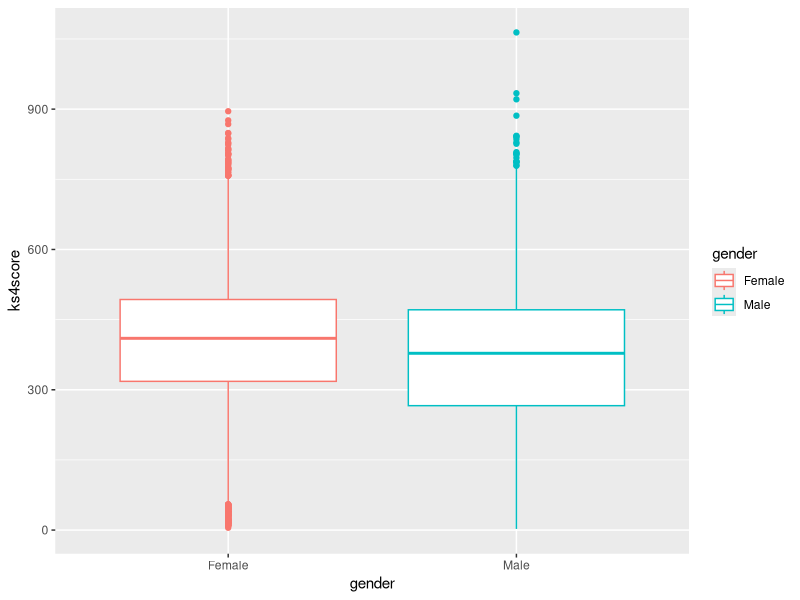
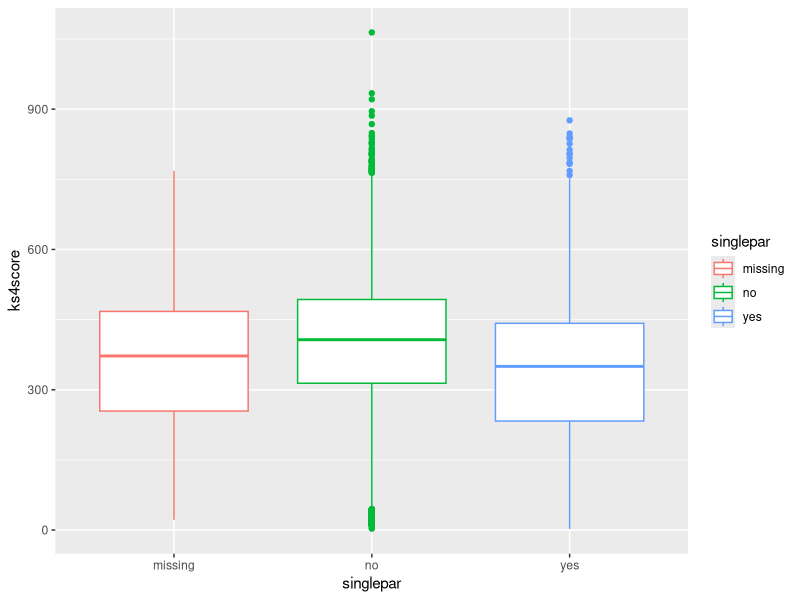
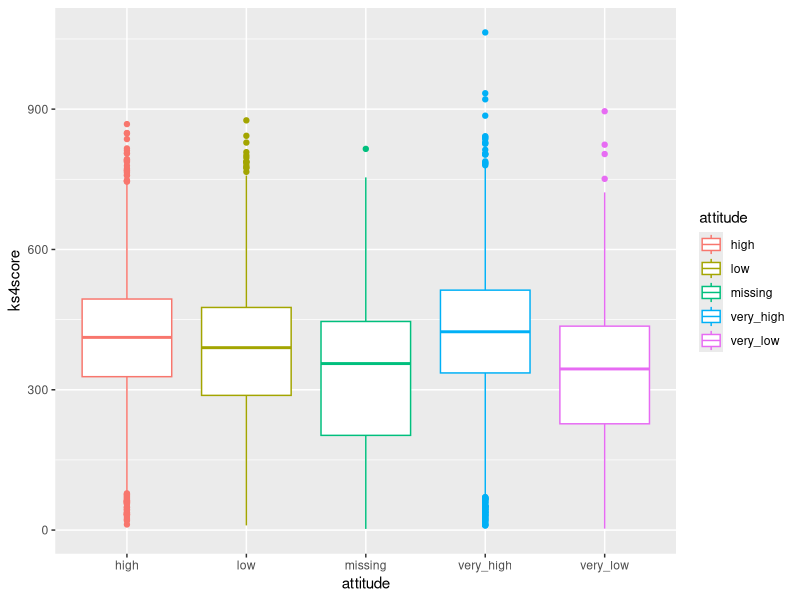
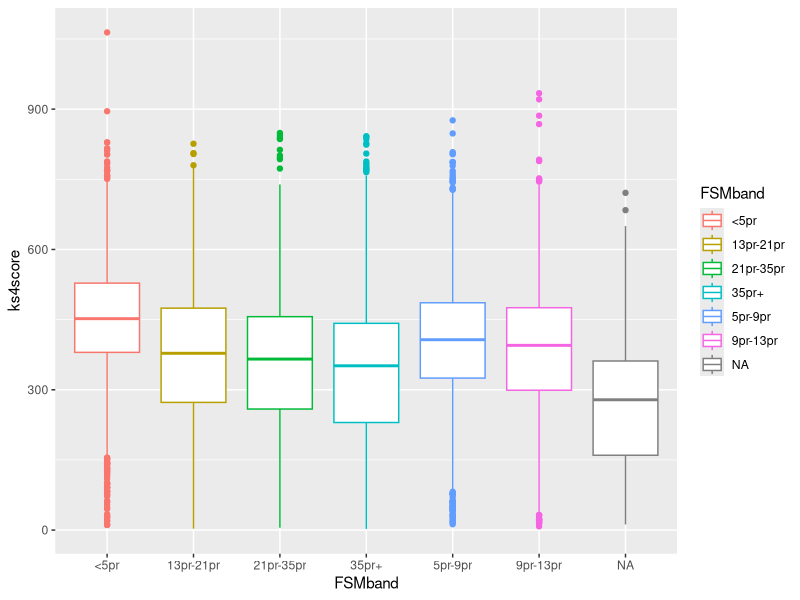
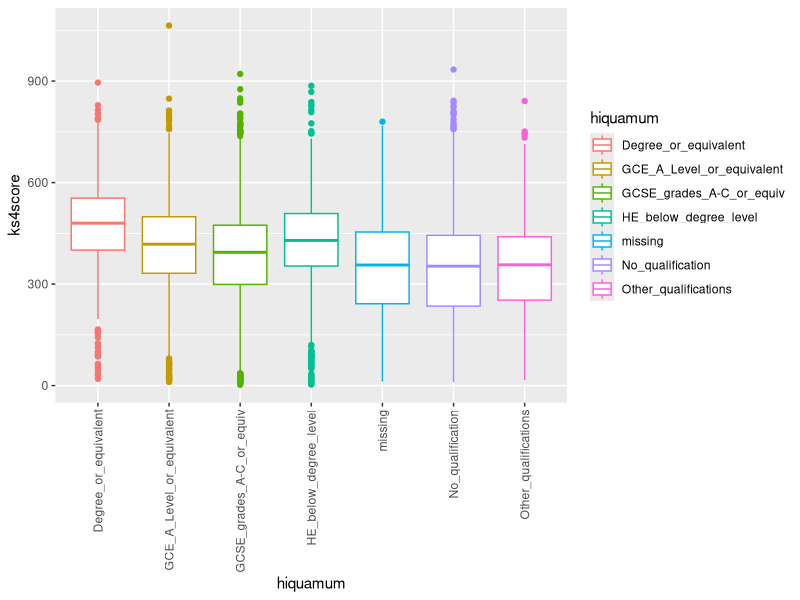
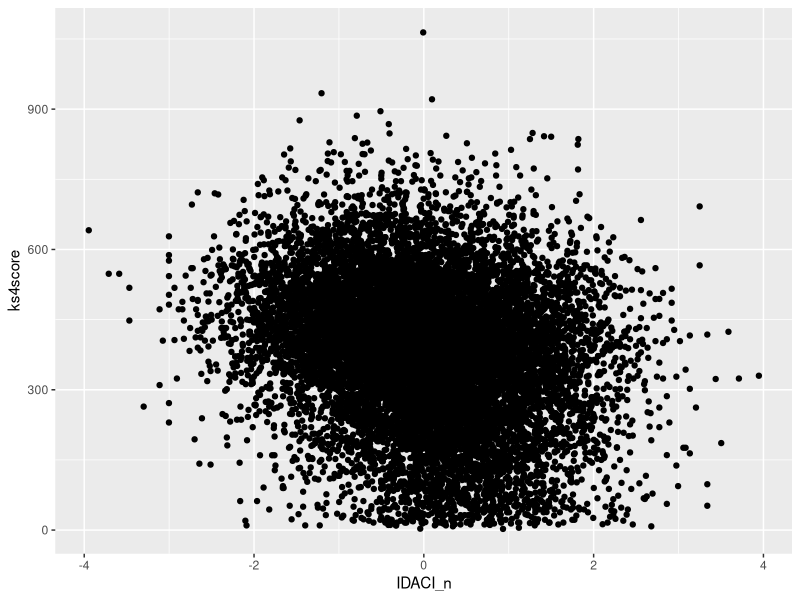
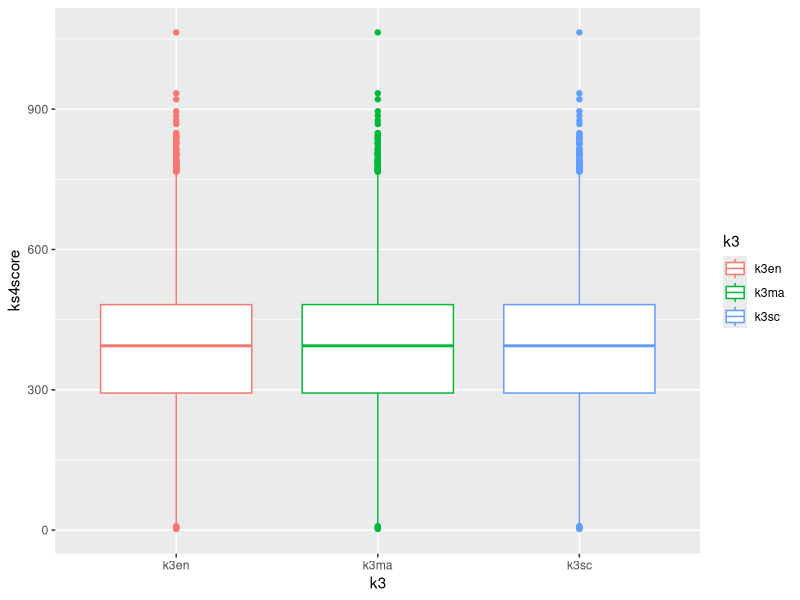
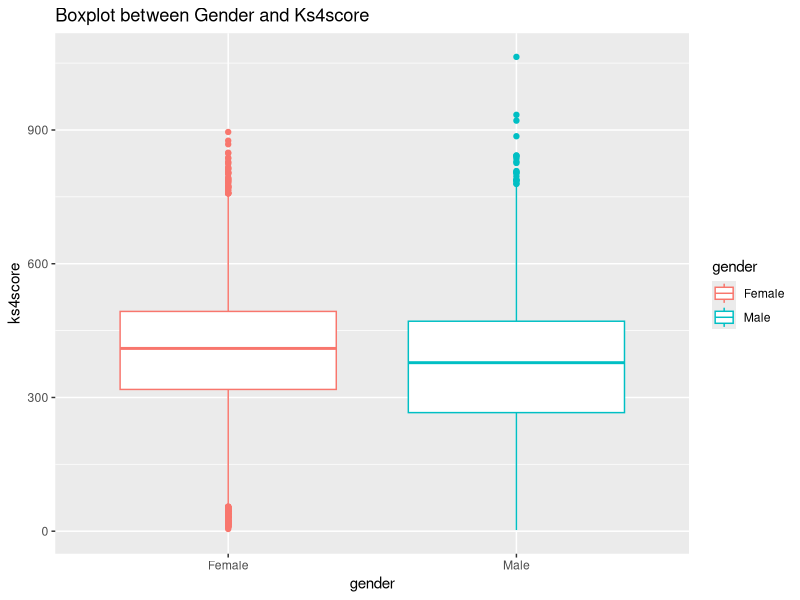

Here is the R script that generated these plots, in order:
## ---- chunk 1
# set up
rm(list=ls())
library(dplyr)       
library(tidyr)      
library(readr)      
library(lubridate)
library(arm)
library(tidyselect)
library(ggplot2)
## ---- chunk 2
# Data Loading
data<-read.csv("RWNS_final.csv", header=TRUE,stringsAsFactors=TRUE)
## ---- chunk 3
head(data)
summary(data)
## ---- chunk 4

## gender: no clear relationship between gender and ks4score
ggplot(data, aes(x=gender,y=ks4score, color=gender)) + geom_boxplot()

## singlepar: students with or without single parent household have slightly different ks4score
ggplot(data, aes(x=singlepar,y=ks4score, color=singlepar)) + geom_boxplot()

## attitude: students with very_high attitude tend to have higher median ks4score
ggplot(data, aes(x=attitude,y=ks4score, color=attitude)) + geom_boxplot()

## FSM band: different percent of students in the school entitles to FSM have different ks4score
ggplot(data, aes(x=FSMband,y=ks4score, color=FSMband)) + geom_boxplot()

## hiquam: students with different level of mothers highest educational qualification have different ks4score
ggplot(data, aes(x=hiquamum,y=ks4score, color=hiquamum)) + geom_boxplot() + theme(axis.text.x = element_text(angle = 90, vjust = 0.5, hjust=1))

## plot for IDACI_n and ks4score
ggplot(data, aes(x=IDACI_n, y=ks4score)) + geom_point()

## k3: no clear relationship between ks3 subject scores and ks4score ----
# select subset of data for k3 variable
data_k3 <- data[c("ks4score","k3en", "k3ma", "k3sc")]
# tidy up the data for ggplot
tidydata_k3 <- data_k3 %>%
  pivot_longer(cols = -"ks4score", names_to="k3", values_to="level")
tidydata_k3
ggplot(tidydata_k3, aes(x=k3,y=ks4score, color=k3)) + geom_boxplot()

# no clear relationship between gender and ks4score
ggplot(data, aes(x=gender,y=ks4score, color=gender)) + geom_boxplot() + labs(title = 'Boxplot between Gender and Ks4score')

# students with or without single parent household have slightly different ks4score
ggplot(data, aes(x=singlepar,y=ks4score, color=singlepar)) + geom_boxplot() + labs(title = 'Boxplot between Students with or without Single Parent and Ks4score')

# students with very_high attitude tend to have higher median ks4score
ggplot(data, aes(x=attitude,y=ks4score, color=attitude)) + geom_boxplot() + labs(title = 'Boxplot between Attitude and Ks4score')

# compare ks3 subject scores with ks4score
ggplot(data, aes(x=k3en,y=ks4score, color=k3en)) + geom_boxplot()+ labs(title = 'Boxplot between K3en and Ks4score')
ggplot(data, aes(x=k3ma,y=ks4score, color=k3en)) + geom_boxplot()+ labs(title = 'Boxplot between K3ma and Ks4score')
ggplot(data, aes(x=k3sc,y=ks4score, color=k3en)) + geom_boxplot()+ labs(title = 'Boxplot between K3sc and Ks4score')
